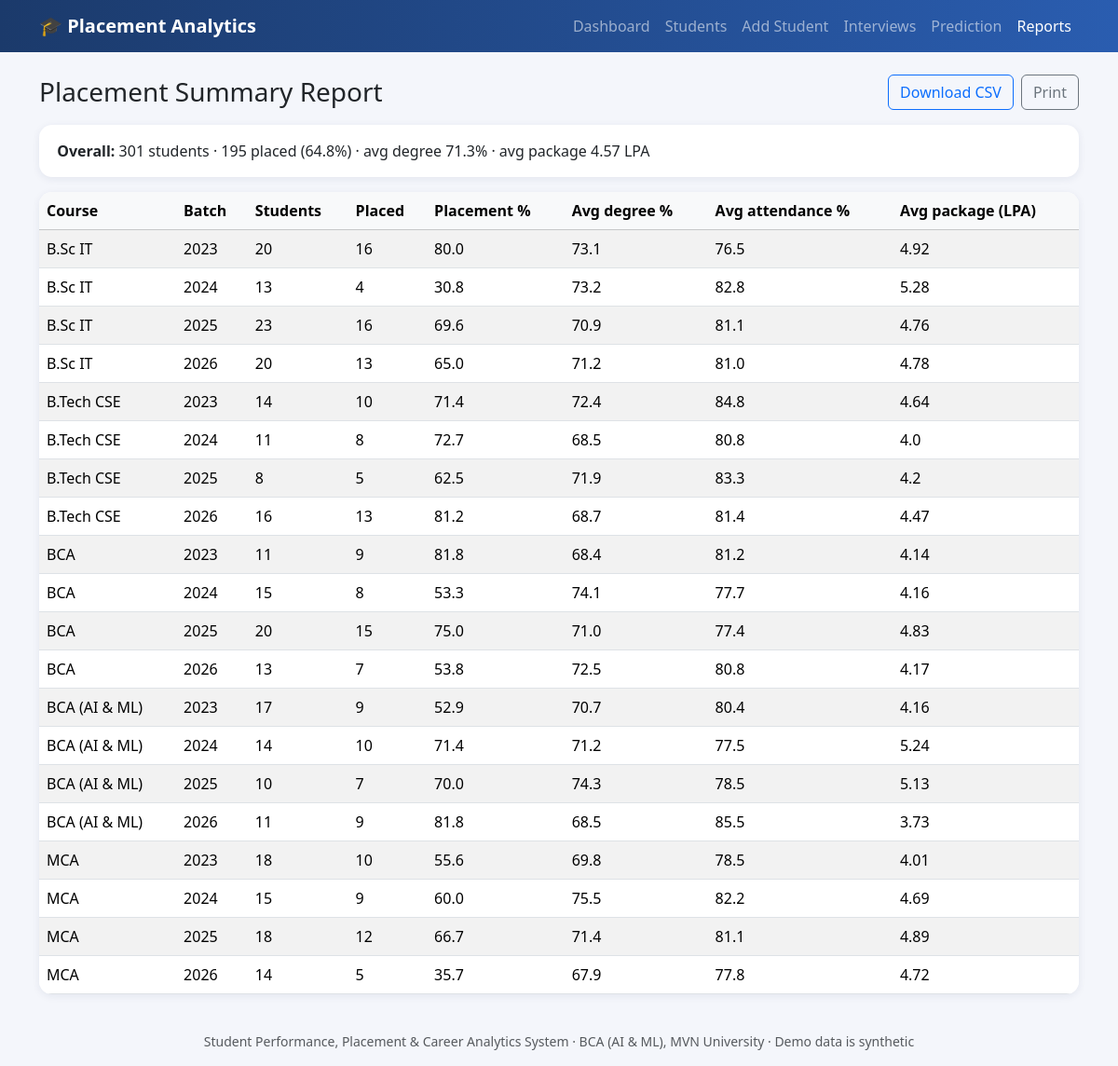
Screenshot of /report with the database file from the repository.
### tables this page shows
CREATE TABLE placements(
  id INTEGER PRIMARY KEY AUTOINCREMENT,
  student_id INTEGER UNIQUE NOT NULL REFERENCES students(id) ON DELETE CASCADE,
  status TEXT NOT NULL, company TEXT, package_lpa REAL DEFAULT 0);

CREATE TABLE students(
  id INTEGER PRIMARY KEY AUTOINCREMENT,
  roll_no TEXT UNIQUE NOT NULL, name TEXT NOT NULL, gender TEXT,
  course TEXT NOT NULL, batch INTEGER NOT NULL,
  tenth_pct REAL, twelfth_pct REAL, degree_pct REAL,
  attendance REAL, backlogs INTEGER DEFAULT 0, projects INTEGER DEFAULT 0);

### app.py (the view)
@app.route("/report")
def report():
    conn = get_conn(); df = load_df(conn); conn.close()
    if df.empty:
        return render_template("report.html", table=[], overall=None)
    g = df.groupby(["course", "batch"]).agg(total=("id", "count"), placed=("placed", "sum"),
                                            marks=("degree_pct", "mean"), att=("attendance", "mean"),
                                            pkg=("package_lpa", lambda s: s[s > 0].mean())).reset_index()
    table = [dict(course=r.course, batch=r.batch, total=int(r.total), placed=int(r.placed),
                  rate=round(100 * r.placed / r.total, 1), marks=round(r.marks, 1), att=round(r.att, 1),
                  pkg=None if pd.isna(r.pkg) else round(r.pkg, 2)) for r in g.itertuples()]
    return render_template("report.html", table=table, overall=compute_stats())

### common.py (called while the page is built)
def get_conn():
    conn = sqlite3.connect(DB_PATH)
    conn.row_factory = sqlite3.Row
    conn.execute("PRAGMA foreign_keys=ON")
    return conn

def load_df(conn, course=None, batch=None):
    where, params = [], []
    if course:
        where.append("s.course=?"); params.append(course)
    if batch:
        where.append("s.batch=?"); params.append(int(batch))
    sql = BASE_QUERY + (" WHERE " + " AND ".join(where) if where else "")
    df = pd.read_sql_query(sql, conn, params=params)
    df["has_internship"] = (df["n_interns"] > 0).astype(int)
    df["placed"] = (df["placement_status"] == "Placed").astype(int)
    return df

### templates/report.html
{% extends "base.html" %}{% block title %}Reports{% endblock %}
{% block content %}
<div class="d-flex justify-content-between align-items-center mb-3"><h3 class="mb-0">Placement Summary Report</h3>
 <div class="d-flex gap-2"><a class="btn btn-outline-primary" href="{{ url_for('export_csv') }}">Download CSV</a><button class="btn btn-outline-secondary" onclick="window.print()">Print</button></div></div>
{% if overall and not overall.empty %}<div class="panel mb-3"><b>Overall:</b> {{ overall.total }} students &middot; {{ overall.placed }} placed ({{ overall.rate }}%) &middot; avg degree {{ overall.avg_marks }}% &middot; avg package {{ overall.avg_package }} LPA</div>{% endif %}
<div class="panel p-0 table-responsive"><table class="table table-striped mb-0">
 <thead class="table-light"><tr><th>Course</th><th>Batch</th><th>Students</th><th>Placed</th><th>Placement %</th><th>Avg degree %</th><th>Avg attendance %</th><th>Avg package (LPA)</th></tr></thead>
 <tbody>{% for r in table %}<tr><td>{{ r.course }}</td><td>{{ r.batch }}</td><td>{{ r.total }}</td><td>{{ r.placed }}</td><td>{{ r.rate }}</td><td>{{ r.marks }}</td><td>{{ r.att }}</td><td>{{ r.pkg if r.pkg is not none else '-' }}</td></tr>
 {% else %}<tr><td colspan="8" class="text-center text-muted py-4">No data.</td></tr>{% endfor %}</tbody></table></div>
{% endblock %}

### static/style.css (style rules this page uses)
body { background:#f4f6fb }
.panel { background:#fff;border-radius:14px;box-shadow:0 2px 8px rgba(20,40,90,.08);padding:1rem 1.2rem }

### rows the page displays
placements: course "B.Sc IT", batch "2023", total "20", placed "16", rate "80.0", marks "73.1", att "76.5", pkg "4.92", batch "2024", total "13", placed "4", rate "30.8", marks "73.2", att "82.8", pkg "5.28", batch "2025", total "23", rate "69.6", marks "70.9", att "81.1", pkg "4.76", batch "2026", placed "13", rate "65.0", marks "71.2", att "81.0", pkg "4.78"
placements: course "B.Tech CSE", batch "2023", total "14", placed "10", rate "71.4", marks "72.4", att "84.8", pkg "4.64", batch "2024", total "11", placed "8", rate "72.7", marks "68.5", att "80.8", pkg "4.0", batch "2025", total "8", placed "5", rate "62.5", marks "71.9", att "83.3", pkg "4.2", batch "2026", total "16", placed "13", rate "81.2", marks "68.7", att "81.4", pkg "4.47"
placements: course "BCA", batch "2023", total "11", placed "9", rate "81.8", marks "68.4", att "81.2", pkg "4.14", batch "2024", total "15", placed "8", rate "53.3", marks "74.1", att "77.7", pkg "4.16", batch "2025", total "20", placed "15", rate "75.0", marks "71.0", att "77.4", pkg "4.83", batch "2026", total "13", placed "7", rate "53.8", marks "72.5", att "80.8", pkg "4.17"
placements: course "BCA (AI & ML)", batch "2023", total "17", placed "9", rate "52.9", marks "70.7", att "80.4", pkg "4.16", batch "2024", total "14", placed "10", rate "71.4", marks "71.2", att "77.5", pkg "5.24", batch "2025", total "10", placed "7", rate "70.0", marks "74.3", att "78.5", pkg "5.13", batch "2026", total "11", rate "81.8", marks "68.5", att "85.5", pkg "3.73"
placements: course "MCA", batch "2023", total "18", placed "10", rate "55.6", marks "69.8", att "78.5", pkg "4.01", batch "2024", total "15", placed "9", rate "60.0", marks "75.5", att "82.2", pkg "4.69", batch "2025", placed "12", rate "66.7", marks "71.4", att "81.1", pkg "4.89", batch "2026", total "14", placed "5", rate "35.7", marks "67.9", att "77.8", pkg "4.72"

### other values shown
{{ overall.total }} "301"
{{ overall.placed }} "195"
{{ overall.rate }} "64.8"
{{ overall.avg_marks }} "71.3"
{{ overall.avg_package }} "4.57"
